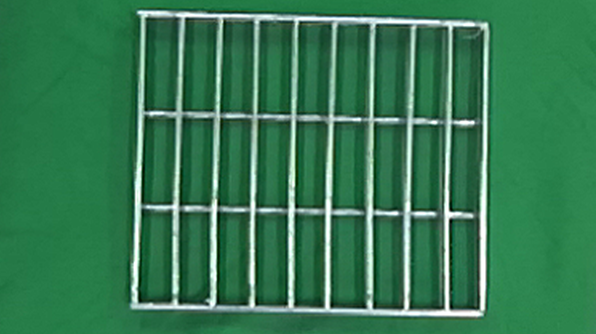
#> input picture 2d_simple/image/grating_original.png, 596 x 334 px
$ python remove_bg_color.py
#> lines starting #> are read from the running program, lines starting #| are printed output that depends on the picture; after the words box and inside, x2 and y2 are one past the last pixel; in counts of white or black regions, pixels touching at a corner belong together
#> further down, img is the input picture: shape (334, 596, 3); mean B, G, R 82.2, 121.3, 53.5
import cv2
import os
import numpy as np


def convert_green_to_color(img, conversion_color=[0, 0, 0]):

    # Define the range for green color in HSV
    lower_green = np.array([40, 40, 40])
    upper_green = np.array([80, 210, 210])

    # Convert the image to HSV color space
    hsv = cv2.cvtColor(img, cv2.COLOR_BGR2HSV)
#> hsv: shape (334, 596, 3); mean H, S, V 72.9, 153.4, 121.4

    # Create a mask for green color
    mask = cv2.inRange(hsv, lower_green, upper_green)
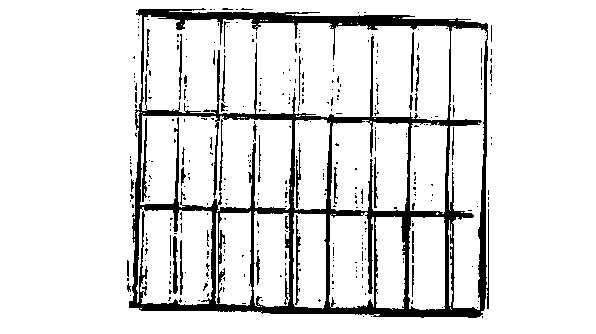
#> mask: shape (334, 596); 88.5% white; 356 black regions (320 under 20 px), largest, box (x1, y1, x2, y2) and area: (129, 8, 489, 318) 19177, (142, 118, 147, 202) 219, (173, 236, 178, 294) 217

    converted_img = img.copy()
    # Change green pixels to conversion_color
    converted_img[mask != 0] = conversion_color
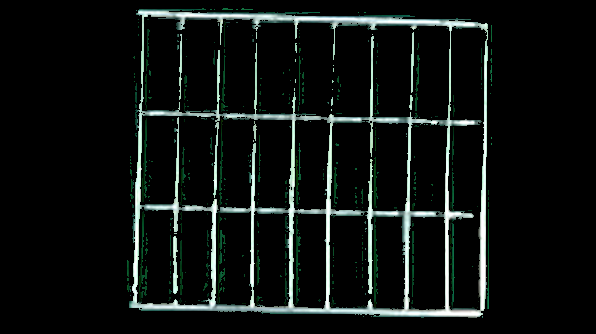
#> converted_img: shape (334, 596, 3); mean B, G, R 18.5, 20.2, 16.1
#> in convert_green_to_color (call 2), `converted_img[mask != 0] = conversion_color`:
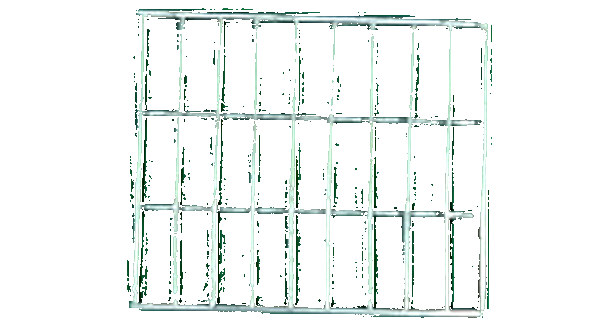
#> converted_img: shape (334, 596, 3); mean B, G, R 244.1, 245.8, 241.7

    return converted_img


def convert_to_binary(img, threshold=128):
    # Apply a binary threshold to convert the image to black and white
#> called with threshold = 128
    _, binary_img = cv2.threshold(img, threshold, 255, cv2.THRESH_BINARY)
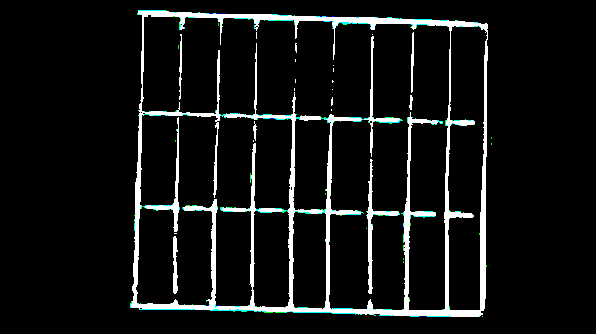
#> binary_img: shape (334, 596, 3); mean B, G, R 20.1, 20.4, 18.7
    return binary_img

def invert_black_and_white(img):
    # Invert the image
    inverted_img = cv2.bitwise_not(img)
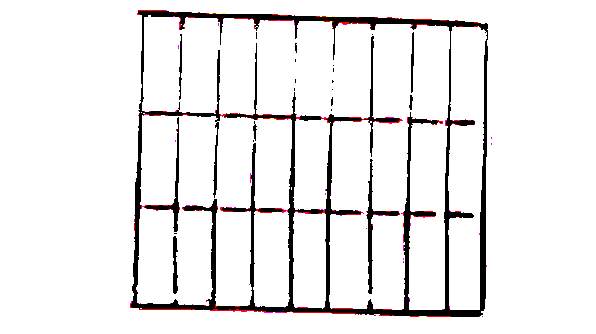
#> inverted_img: shape (334, 596, 3); mean B, G, R 234.9, 234.6, 236.3
    return inverted_img

if __name__ == "__main__":

    script_dir = os.path.dirname(os.path.abspath(__file__))
    image_dir = os.path.join(script_dir,"image")

    img = cv2.imread(os.path.join(image_dir,"grating_original.png"))
    img_green2black = convert_green_to_color(img, conversion_color=[0, 0, 0])   # convert green to black
    img_green2white = convert_green_to_color(img, conversion_color=[255, 255, 255])  # convert green to white
    img_binary = convert_to_binary(img_green2black)
    inverted_img = invert_black_and_white(img_binary)

    cv2.imwrite(os.path.join(image_dir,"grating_green2black.png"), img_green2black)
    cv2.imwrite(os.path.join(image_dir,"grating_green2white.png"), img_green2white)
    cv2.imwrite(os.path.join(image_dir,"grating_binary.png"), img_binary)
    cv2.imwrite(os.path.join(image_dir,"grating_inverted.png"), inverted_img)
